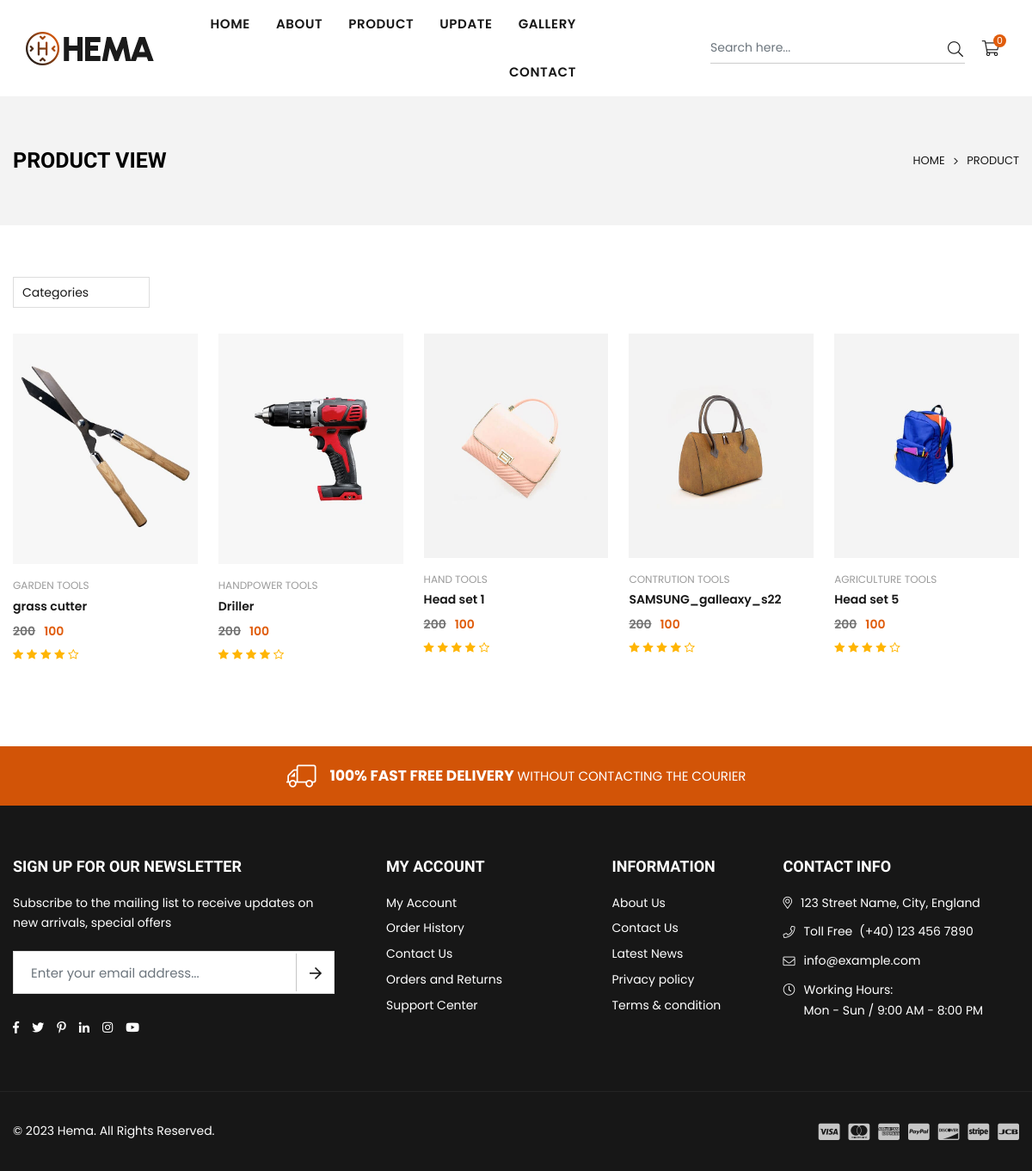
Before: /product with the older database file.
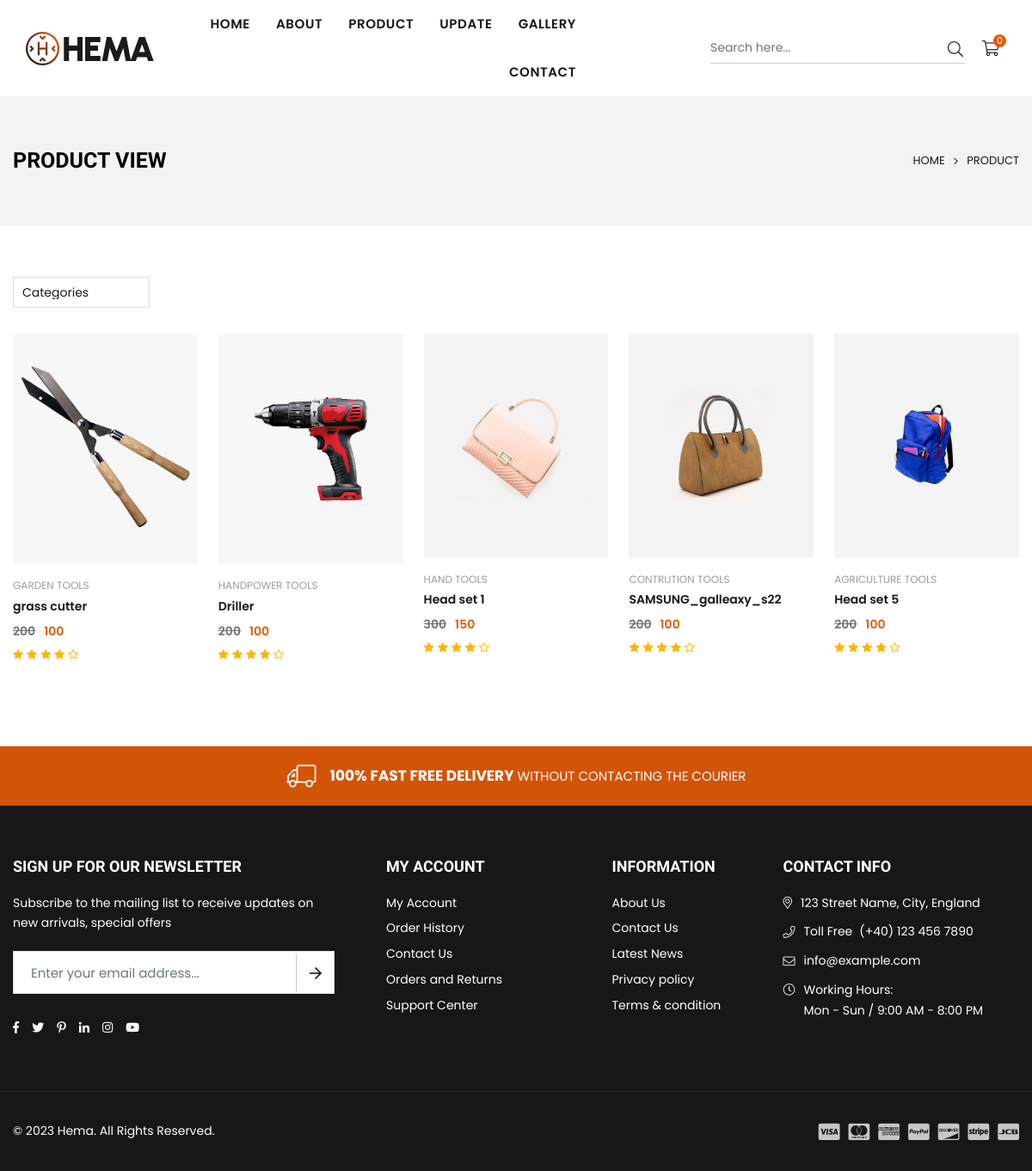
After: the same page with the newer database file.
### web/models.py (models this page shows, shortened)
class Product(models.Model):
    category = models.ForeignKey(Category, on_delete=models.CASCADE)
    product_name=models.CharField(max_length=40)
    product_image=models.ImageField()
    product_price=models.CharField(max_length=30)
    product_del_price=models.CharField(max_length=30)
    product_description=models.TextField()

class Category(models.Model):
    category_image=models.ImageField()
    category_title=models.CharField(max_length=30)
    category_product_no=models.CharField(max_length=30)
    def __str__(self):
        return self.category_title

### web/views.py (the view)
# urls.py: path("product",views.product,name="product"),
def product(request):
    category_id = request.GET.get('category')
    search_query = request.GET.get('search')
    products = Product.objects.all()
    if category_id:
        products = products.filter(category_id=category_id)
    if search_query:
        products = products.filter(
            Q(product_name__icontains=search_query) |
            Q(product_description__icontains=search_query)
        )
    categories = Category.objects.all()
    context = {
        "is_product": True,
        'products': products,
        'categories': categories,
    }
    return render(request, "web/product.html", context)

### templates/web/product.html (shortened to what the changed rows need)
{% extends "web/partials/base.html" %}
{% load static %}
{% block content %}
        <div class="page-wrapper">
            <div id="page-content">
                <div class="page-header text-center">
                    <div class="container">
                        <div class="row">
                            <div class="col-12 col-sm-12 col-md-12 col-lg-12 d-flex justify-content-between align-items-center">
                                <div class="page-title"><h1>Product View</h1></div>
                            </div>
                        </div>
                    </div>
                </div>
                <div class="container">
                    <div class="row">
                        <div class="col-12 col-sm-12 col-md-12 col-lg-12 main-col">
                            <div class="grid-products grid-view-items">
                                <div class="row col-row product-options row-cols-xl-5 row-cols-lg-4 row-cols-md-3 row-cols-sm-3 row-cols-2">
                                     {% for product in products %}
                                     <div class="item col-item " href="{% url 'web:product-detail'  product.id %}">
                                        <div class="product-box">
                                            <div class="product-image">
                                                <a href="{% url 'web:product-detail'  product.id %}" class="product-img"><img class="blur-up lazyload" src="{{product.product_image.url}}" data-src="{{product.product_image.url}}" alt="Product" title="Product" width="625" height="781" /></a>
                                            </div>
                                            <div class="product-details text-left">
                                                <div class="product-vendor">{{product.category}}</div>
                                                <div class="product-name">
                                                    <a  href="{% url 'web:product-detail'  product.id %}">{{product.product_name}}</a>
                                                </div>
                                                <div class="product-price">
                                                    <span class="price old-price">{{product.product_del_price}}</span><span class="price">{{product.product_price}}</span>
                                                </div>
                                                <div class="product-review">
                                                    <i class="icon anm anm-star"></i><i class="icon anm anm-star"></i><i class="icon anm anm-star"></i><i class="icon anm anm-star"></i><i class="icon anm anm-star-o"></i>
                                                </div>
                                            </div>
                                        </div>
                                    </div>
                                    {% endfor %}
                                </div>
                            </div>
                        </div>
                    </div>
                </div>
            </div>
{% endblock content %}

Changed rows visible on the page:
changed Product "Head set 1": product_del_price "200" → "300"; product_price "100" → "150"
